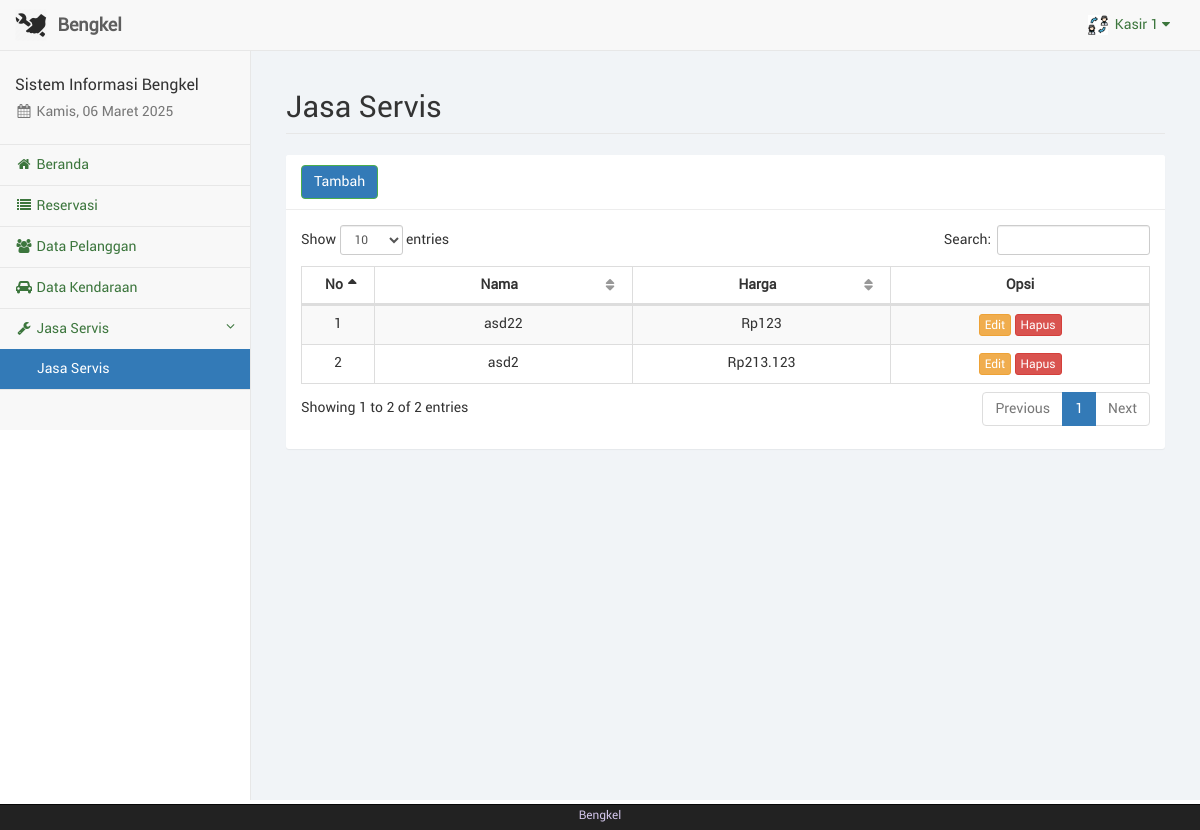
The page /kasir/jasa.php (signed in) on the database its author committed.
### tables this page shows
CREATE TABLE IF NOT EXISTS `karyawan` (
  `id_karyawan` int NOT NULL AUTO_INCREMENT,
  `nama_karyawan` varchar(50) NOT NULL DEFAULT '0',
  `telp_karyawan` varchar(20) NOT NULL DEFAULT '0',
  `alamat_karyawan` varchar(150) NOT NULL DEFAULT '0',
  `user_karyawan` varchar(50) NOT NULL DEFAULT '0',
  `pass_karyawan` varchar(100) NOT NULL DEFAULT '0',
  `foto_karyawan` text NOT NULL,
  `id_adm` int NOT NULL DEFAULT '0',
  PRIMARY KEY (`id_karyawan`)
);

CREATE TABLE IF NOT EXISTS `jasa_servis` (
  `id` int NOT NULL AUTO_INCREMENT,
  `jenis` varchar(255) NOT NULL,
  `harga` float NOT NULL DEFAULT '0',
  PRIMARY KEY (`id`)
);

### kasir/sess_check.php (called while the page is built, shortened)
<?php
	$chk_sess = $_SESSION['kasir'];
	include("dist/config/koneksi.php");
	$sql_sess = "SELECT * FROM karyawan WHERE id_karyawan='". $chk_sess ."'";
	$ress_sess = mysqli_query($conn, $sql_sess);
	$row_sess = mysqli_fetch_array($ress_sess);
	$sess_kasirname = $row_sess['nama_karyawan'];
	$sess_kasirfoto = $row_sess['foto_karyawan'];
?>

### kasir/dist/function/format_rupiah.php (called while the page is built, shortened)
<?php
	function format_rupiah($rp) {
		$jumlah = number_format($rp, 0, ",", ".");
		$rupiah = "Rp". $jumlah;
		return $rupiah;
	}
?>

### kasir/jasa.php (the view, shortened to what this page needs)
<?php
include("sess_check.php");
$pagedesc = "Jasa Servis";
include("layout_top.php");
include("dist/function/format_rupiah.php");
?>
<div id="page-wrapper">
	<div class="container-fluid">
		<div class="row">
			<div class="col-lg-12">
				<h1 class="page-header">Jasa Servis</h1>
			</div>
		</div>
		<div class="row">
			<div class="col-lg-12"><?php include("layout_alert.php"); ?></div>
		</div>
		<div class="row">
			<div class="col-lg-12">
				<div class="panel panel-default">
					<div class="panel-heading">
						<a href="jasa_tambah.php" class="btn btn-success">Tambah</a>
					</div>
					<div class="panel-body">
						<table class="table table-striped table-bordered table-hover" id="tabel-data">
							<thead>
								<tr>
									<th width="1%">No</th>
									<th width="10%">Nama</th>
									<th width="10%">Harga</th>
									<th width="10%">Opsi</th>
								</tr>
							</thead>
							<tbody>
								<?php
								$i = 1;
								$sql = "SELECT * FROM jasa_servis ORDER BY harga ASC";
								$ress = mysqli_query($conn, $sql);
								while ($data = mysqli_fetch_array($ress)) {
									echo '<tr>';
									echo '<td class="text-center">' . $i . '</td>';
									echo '<td class="text-center">' . $data['jenis'] . '</td>';
									echo '<td class="text-center">' . format_rupiah($data['harga']) . '</td>';
									echo '<td class="text-center">
													  <a href="jasa_edit.php?js=' . $data['id'] . '" class="btn btn-warning btn-xs">Edit</a>'; ?>
									<a href="jasa_hapus.php?js=<?php echo $data['id']; ?>" onclick="return confirm('Apakah anda yakin akan menghapus <?php echo $data['jenis']; ?>?');" class="btn btn-danger btn-xs">Hapus</a></td>
								<?php
									echo '</tr>';
									$i++;
								}
								?>
							</tbody>
						</table>
					</div>
				</div>
			</div>
		</div>
	</div>
</div>
<?php
include("layout_bottom.php");
?>

### kasir/layout_top.php (shortened to what this page needs)
<?php
$haries = array("Sunday" => "Minggu", "Monday" => "Senin", "Tuesday" => "Selasa", "Wednesday" => "Rabu", "Thursday" => "Kamis", "Friday" => "Jum'at", "Saturday" => "Sabtu");
$bulans = array("", "Januari", "Februari", "Maret", "April", "Mei", "Juni", "Juli", "Agustus", "September", "Oktober", "November", "Desember");
$hari_ini = $haries[date("l")];
$bulan_ini = $bulans[date("n")];
$tanggal = date("d");
$tahun = date("Y");
?>
<!DOCTYPE html>
<html lang="en">
<head>
	<link href="libs/bootstrap/dist/css/bootstrap.min.css" rel="stylesheet">
	<link href="libs/metisMenu/dist/metisMenu.min.css" rel="stylesheet">
	<link href="libs/datatables-plugins/integration/bootstrap/3/dataTables.bootstrap.css" rel="stylesheet">
	<link href="libs/datatables-responsive/css/dataTables.responsive.css" rel="stylesheet">
	<link href="dist/css/sb-admin-2.css" rel="stylesheet">
	<link href="dist/css/offline-font.css" rel="stylesheet">
	<link href="dist/css/custom.css" rel="stylesheet">
	<link href="libs/font-awesome/css/font-awesome.min.css" rel="stylesheet" type="text/css">
</head>
<body>
	<div id="wrapper">
		<nav class="navbar navbar-default navbar-static-top" role="navigation" style="margin-bottom: 0">
			<div class="navbar-header">
				<a class="navbar-brand hidden-xs" href="index.php">
					<img src="foto/logo.png" alt="brand" width="32" class="float-left image-brand">
					<div class="float-right">&nbsp;<strong>Bengkel</strong></div>
				</a>
			</div>
			<ul class="nav navbar-top-links navbar-right">
				<li class="dropdown dropdown-right">
					<a class="dropdown-toggle" data-toggle="dropdown" href="#">
						<img src="../foto/<?php echo $sess_kasirfoto; ?>" width="20px" height="20px" padding="0px">&nbsp;&nbsp;<?php echo ucfirst($sess_kasirname); ?>&nbsp;<i class="fa fa-caret-down"></i>
					</a>
				</li>
			</ul>
			<div class="navbar-default sidebar" role="navigation">
				<div class="sidebar-nav navbar-collapse">
					<ul class="nav" id="side-menu">
						<li class="sidebar-search">
							<h4>Sistem Informasi Bengkel</h4>
							<h5 class="text-muted"><i class="fa fa-calendar fa-fw"></i>&nbsp;<?php echo $hari_ini . ", " . $tanggal . " " . $bulan_ini . " " . $tahun ?></h5>
						</li>
						<?php
						if ($pagedesc == "Beranda") {
							echo '<li><a href="index.php" class="active"><i class="fa fa-home fa-fw"></i>&nbsp;Beranda</a></li>';
						} else {
							echo '<li><a href="index.php"><i class="fa fa-home fa-fw"></i>&nbsp;Beranda</a></li>';
						}
						if ($pagedesc == "Reservation") {
							echo '<li><a href="reservation.php" class="active"><i class="fa fa-list fa-fw"></i>&nbsp;Reservasi</a></li>';
						} else {
							echo '<li><a href="reservation.php"><i class="fa fa-list fa-fw"></i>&nbsp;Reservasi</a></li>';
						}
						if ($pagedesc == "Data Pelanggan") {
							echo '<li><a href="konsumen.php" class="active"><i class="fa fa-users fa-fw"></i>&nbsp;Data Pelanggan</a></li>';
						} else {
							echo '<li><a href="konsumen.php"><i class="fa fa-users fa-fw"></i>&nbsp;Data Pelanggan</a></li>';
						}
						if ($pagedesc == "Data Kendaraan") {
							echo '<li><a href="kendaraan.php" class="active"><i class="fa fa-car fa-fw"></i>&nbsp;Data Kendaraan</a></li>';
						} else {
							echo '<li><a href="kendaraan.php"><i class="fa fa-car fa-fw"></i>&nbsp;Data Kendaraan</a></li>';
						}
						?>
						<?php
						if (isset($menuparent) && $menuparent == "jasa_servis") {
							echo '<li class="active">';
						} else {
							echo '<li>';
						}
						?>
						<a href="#"><i class="fa fa-wrench fa-fw"></i>&nbsp;Jasa Servis<span class="fa arrow"></span></a>
						<ul class="nav nav-second-level">
							<?php
							if ($pagedesc == "Jasa Servis") {
								echo '<li><a href="jasa.php" class="active">Jasa Servis</a></li>';
							} else {
								echo '<li><a href="jasa.php">Jasa Servis</a></li>';
							}
							?>
						</ul>
						</li>
					</ul>
				</div>
			</div>
		</nav>

### rows shown on the page
karyawan: foto_karyawan (picture), nama_karyawan "Kasir 1"
jasa_servis: jenis "asd22", harga "Rp123"
jasa_servis: jenis "asd2", harga "Rp213.123"
